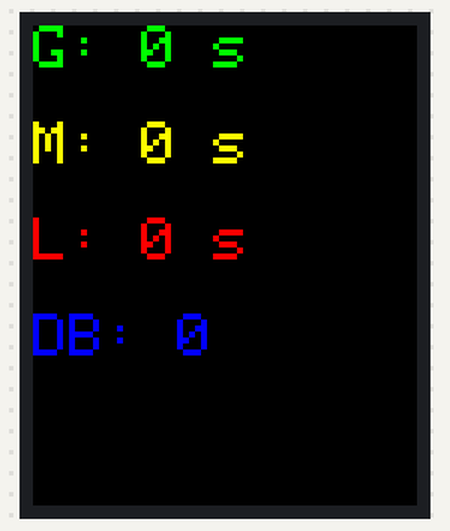
A sketch run on a simulated Arduino Uno, built with avr-gcc and run on an emulated ATmega328P. Shown: 128×160 colour display. What the sketch prints to the serial monitor is not drawn.

Above: at 0.3 s.
At 3.9 s:
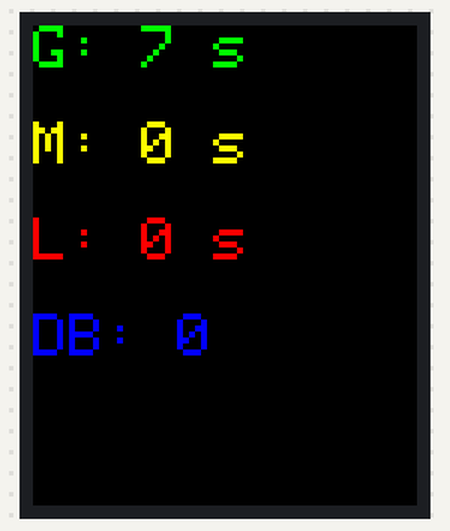
At 7.9 s:
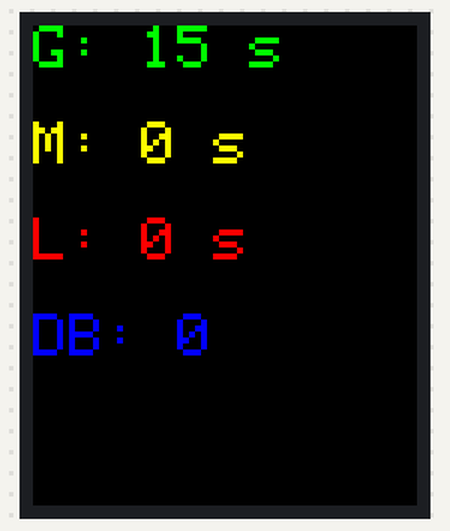
At 15.6 s:
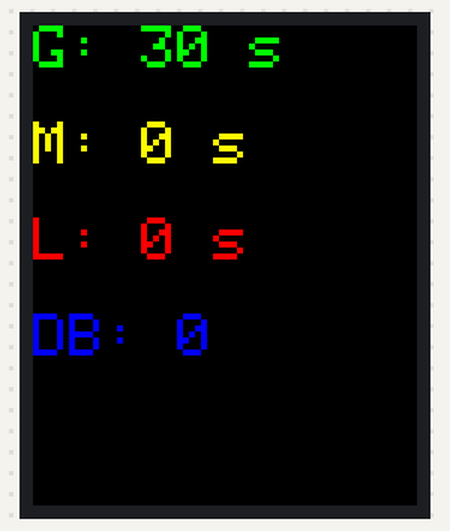
At 23.3 s:
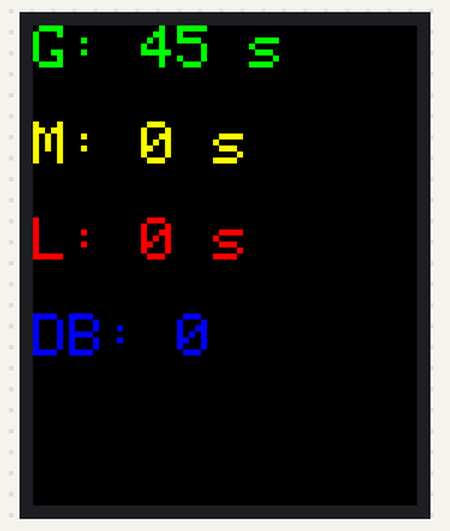
At 31.0 s:
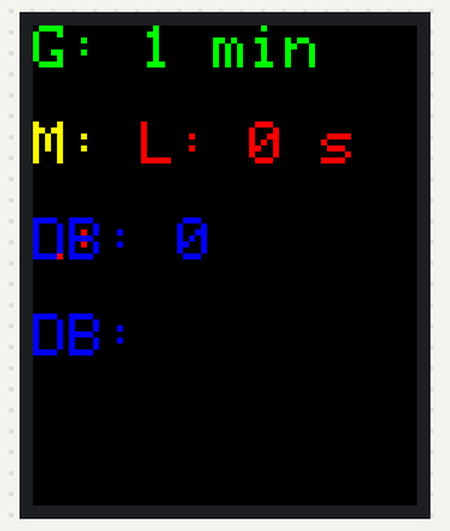

Measured:
- what the display in image 1 shows lasts 0.5 s, from 3.8 s to 4.3 s

The sketch:

case.ino
```cpp
//for bluetooth
#include <SoftwareSerial.h> // library
SoftwareSerial BTserial(10, 11); // pins that are used instead of RX and TX pins
const long baudRate = 9600; // baud rate for bluetooth communication
char c = ' '; // value that bluetooth receive

//for screen
#include <Adafruit_GFX.h>    // Core graphics library
#include <Adafruit_ST7735.h> // Hardware-specific library
#include <SPI.h>
// screen connected pins
#define TFT_CS     3
#define TFT_RST    2
#define TFT_DC     4
#define TFT_SCLK 6
#define TFT_MOSI 5
Adafruit_ST7735 tft = Adafruit_ST7735(TFT_CS, TFT_DC, TFT_MOSI, TFT_SCLK, TFT_RST);

int db_min = 88; // max value when sound level is good
int db_max = 93; // actually max value should be 100, but since with this microphone we could only get max value 95, so we choose from 93db that it starts to be very loud.

int db = 0; // db value on the screen
int db_min_s = 0; // count second for "Good" level
int db_med_s = 0; // count second for "Medium" level
int db_max_s = 0; // count second for "Loud" level

// values that are used for converting second to min/hours/days
static uint16_t days;
static uint8_t hours, minutes, seconds;

//---------------------- setup -------------------------------
void setup() {
  Serial.begin(9600);
  Serial.print("Sketch:   ");   Serial.println(__FILE__);
  Serial.print("Uploaded: ");   Serial.println(__DATE__);
  Serial.println(" ");

  BTserial.begin(baudRate);
  Serial.print("BTserial started at "); Serial.println(baudRate);
  Serial.println(" ");

  Serial.println("Hello! ST7735 TFT Test");
  tft.initR(INITR_BLACKTAB);   // initialize a ST7735S chip, black tab
  Serial.println("Initialized");
  tft.fillScreen(ST7735_BLACK);
}

//---------------------- loop -------------------------------
void loop() {
  tftPrint(); // prints information to the screen
  if (BTserial.available()) { // receiving db value through the bluetooth
    c = BTserial.read();
    db = (int) c; // converting char to int
  }
  count(db); // counting
  delay(500);
}

//---------------------- count secound -------------------------------
// counting seconds depending on db level
void count(int db2) {
  if (db <= db_min) {
    db_min_s++;
  }
  else if (db > db_min && db < db_max) {
    db_med_s++;
  }
  else if (db >= db_max) {
    db_max_s++;
  }
}

//---------------------- second to min/hour converter -------------------------------
static void TimeCalc(uint32_t  secs) {
  seconds = secs % (uint32_t)60;
  secs /= (uint32_t)60;
  minutes = secs % (uint32_t)60;
  secs /= (uint32_t)60;
  hours = secs % (uint32_t)24;
}

//---------------------- print information to the screen -------------------------------
void tftPrint() {
  tft.fillRoundRect(34, 0, 100, 20, 0, ST7735_BLACK);  // clean previous good value
  tft.fillRoundRect(34, 30, 100, 20, 0, ST7735_BLACK); // clean previous mid value
  tft.fillRoundRect(34, 60, 100, 20, 0, ST7735_BLACK); // clean previous loud value
  tft.fillRoundRect(34, 90, 100, 20, 0, ST7735_BLACK); // clean previous db value

  tft.setCursor(0, 0);
  tft.setTextSize(2);

  // "Good sound" info
  TimeCalc(db_min_s);
  tft.setTextColor(ST7735_GREEN);
  tft.print("G: ");
  if (db_min_s < 60) {
    tft.print(seconds);
    tft.println(" s");
    tft.println(" ");
  }
  else if (db_min_s >= 60 && db_min_s < 3600) {
    tft.print(minutes);
    tft.println(" min");
    tft.println(" ");
  }
  else if (db_min_s > 3600) {
    tft.print(hours);
    tft.println(" h");
    tft.println(" ");
  }

  // "Medium sound" info
  TimeCalc(db_med_s);
  tft.setTextColor(ST7735_YELLOW);
  tft.print("M: ");
  if (db_min_s < 60) {
    tft.print(seconds);
    tft.println(" s");
    tft.println(" ");
  }
  else if (db_med_s >= 60 && db_med_s < 3600) {
    tft.print(minutes);
    tft.println(" min");
    tft.println(" ");
  }
  else if (db_med_s > 3600) {
    tft.print(hours);
    tft.println(" h");
    tft.println(" ");
  }

  // "Loud sound" info
  TimeCalc(db_max_s);
  tft.setTextColor(ST7735_RED);
  tft.print("L: ");
  if (db_max_s < 60) {
    tft.print(seconds);
    tft.println(" s");
    tft.println(" ");
  }
  else if (db_max_s >= 60 && db_max_s < 3600) {
    tft.print(minutes);
    tft.println(" min");
    tft.println(" ");
  }
  else if (db_max_s > 3600) {
    tft.print(hours);
    tft.println(" h");
    tft.println(" ");
  }

  // Db value
  TimeCalc(db);
  tft.setTextColor(ST7735_BLUE);
  tft.print("DB: ");
  tft.println(db);
}
```
